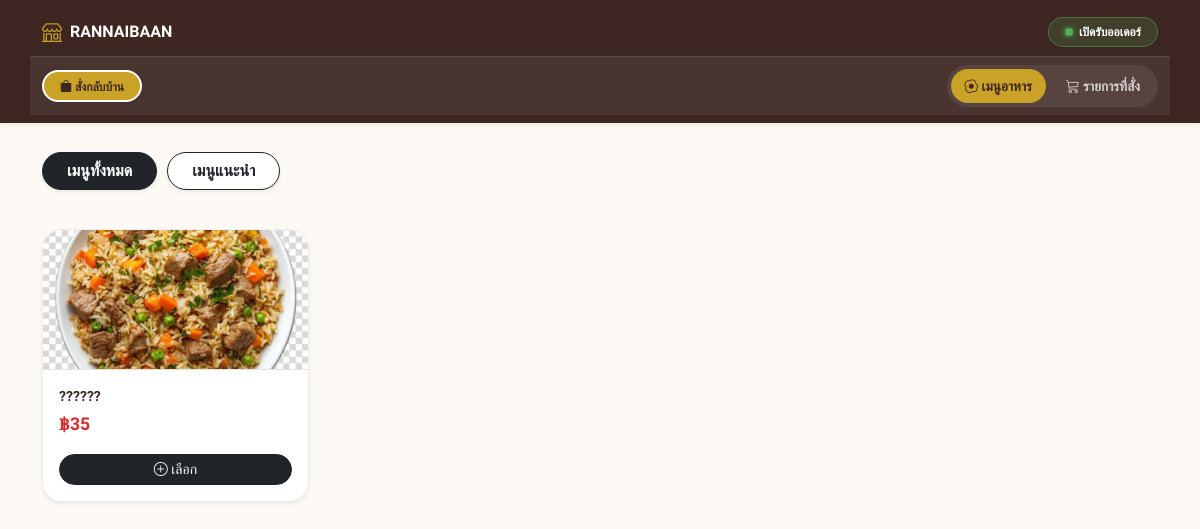
Page /qr_table/menu_dinein.php on the earlier database version.
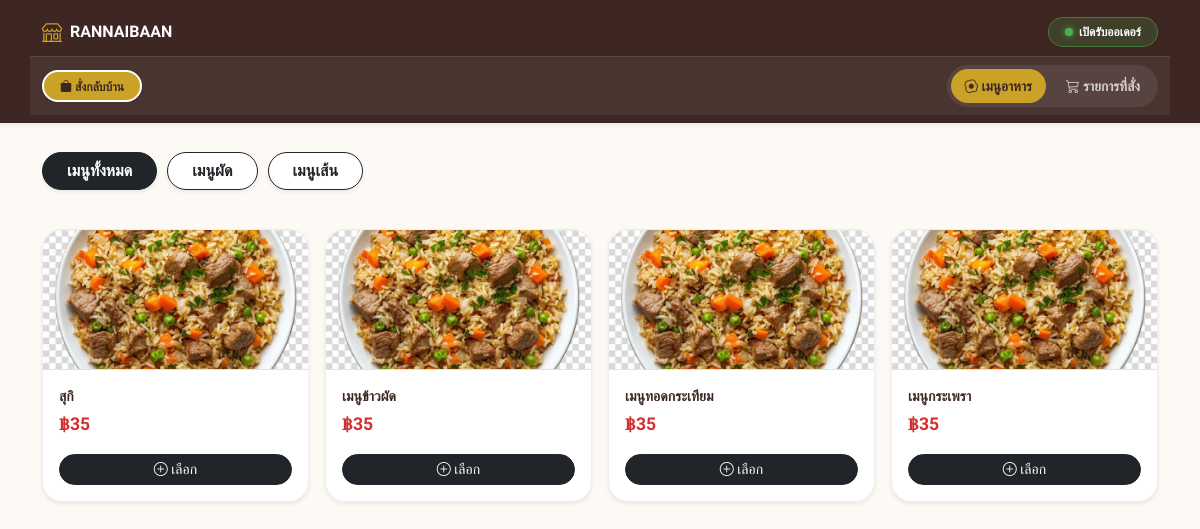
Same page on the later database version.
### tables this page shows
CREATE TABLE `owner` (
  `owner_id` int(11) NOT NULL AUTO_INCREMENT,
  `username` varchar(50) NOT NULL,
  `password` varchar(255) NOT NULL,
  `email` varchar(100) DEFAULT NULL,
  `name` varchar(100) DEFAULT NULL,
  `phone` varchar(20) DEFAULT NULL,
  `logo_url` varchar(255) DEFAULT 'default_logo.png',
  `promptpay_qr` varchar(255) DEFAULT NULL,
  `bank_info` text DEFAULT NULL,
  `restaurant_name` varchar(255) DEFAULT NULL,
  `address` text DEFAULT NULL,
  `open_time` time DEFAULT NULL,
  `close_time` time DEFAULT NULL,
  `is_shop_open` tinyint(1) DEFAULT 0,
  `is_dinein_open` tinyint(1) NOT NULL DEFAULT 1,
  `is_takeaway_open` tinyint(1) NOT NULL DEFAULT 1,
  `max_queue` int(11) DEFAULT 20,
  `close_reason` varchar(255) DEFAULT '',
  `created_at` datetime DEFAULT current_timestamp(),
  `last_login` datetime DEFAULT NULL,
  `is_active` tinyint(1) DEFAULT 1,
  PRIMARY KEY (`owner_id`),
  UNIQUE KEY `username` (`username`)
);

CREATE TABLE `category` (
  `category_id` int(11) NOT NULL AUTO_INCREMENT,
  `category_name` varchar(100) NOT NULL,
  `is_active` tinyint(1) DEFAULT 1,
  PRIMARY KEY (`category_id`)
);

CREATE TABLE `item` (
  `item_id` int(11) NOT NULL AUTO_INCREMENT,
  `name` varchar(150) NOT NULL,
  `price` decimal(10,2) NOT NULL DEFAULT 0.00,
  `category_id` int(11) DEFAULT NULL,
  `subcategory_id` int(11) DEFAULT NULL,
  `description` text DEFAULT NULL,
  `image_url` varchar(255) DEFAULT NULL,
  `is_active` tinyint(1) DEFAULT 1,
  `created_at` datetime DEFAULT current_timestamp(),
  `stock_qty` int(11) NOT NULL DEFAULT 50,
  `use_stock` tinyint(1) NOT NULL DEFAULT 1,
  `is_featured` tinyint(1) NOT NULL DEFAULT 0,
  PRIMARY KEY (`item_id`),
  KEY `category_id` (`category_id`),
  KEY `subcategory_id` (`subcategory_id`),
  CONSTRAINT `item_ibfk_1` FOREIGN KEY (`category_id`) REFERENCES `category` (`category_id`) ON DELETE SET NULL,
  CONSTRAINT `item_ibfk_2` FOREIGN KEY (`subcategory_id`) REFERENCES `subcategory` (`subcategory_id`) ON DELETE SET NULL
);

### includes/db.php (called while the page is built, shortened)
<?php
$db_config_path = __DIR__ . '/db_config.php';
$db_config = file_exists($db_config_path) ? require $db_config_path : [];
$host = $db_config['host'] ?? 'localhost';
$user = $db_config['user'] ?? 'root';
$pass = $db_config['pass'] ?? '';
$db   = $db_config['db'] ?? 'restaurant_db1';
$is_localhost = in_array($_SERVER['REMOTE_ADDR'] ?? '', ['127.0.0.1', '::1']);
$conn = new mysqli($host, $user, $pass, $db);
$conn->set_charset("utf8mb4");
if ($is_localhost) {
    foreach ($migrations as $sql) {
        try {
            $conn->query($sql);
        } catch (Throwable $e) {
        }
    }
}
$query = "SELECT * FROM owner WHERE owner_id = 1 LIMIT 1";
$result = $conn->query($query);
if ($result && $result->num_rows > 0) {
    $store = $result->fetch_assoc();
} else {
    $store = [
        'restaurant_name' => 'My Restaurant',
        'is_shop_open' => 1
    ];
}
?>

### qr_table/menu_dinein.php (the view, shortened to what this page needs)
<?php
require_once '../includes/db.php';
$store ??= [];
    ?>
    <?php
$table_display = $_SESSION['table_number'] ?? '';
function dinein_url($extra = '') {
    $parts = [];
    if ($extra !== '') { $parts[] = $extra; }
    return empty($parts) ? '' : ('?' . implode('&', $parts));
}
$current_cat_id = isset($_GET['cat_id']) ? intval($_GET['cat_id']) : 0;
$active_tab = (isset($_GET['tab']) && $_GET['tab'] === 'cart') ? 'cart' : 'menu';
$nav_active_tab = $active_tab;
include '../includes/header_dinein.php';
include '../includes/nav_dinein.php';
?>
<link rel="stylesheet" href="<?= BASE_URL ?>assets/css/menu-dinein.css?v=<?= time() ?>">
<div class="container py-4">
    <?php if($store['is_shop_open'] == 0): ?>
        <div class="alert alert-danger text-center rounded-4 shadow-sm border-0 py-5">
            <h4 class="fw-bold mb-2"><i class="bi bi-door-closed-fill text-danger"></i> ขณะนี้ร้านปิดให้บริการ</h4>
            <p class="mb-0 text-muted">ขออภัยในความไม่สะดวกครับ</p>
            <?php if (!empty($store['close_reason'])): ?>
                <p class="mt-3 mb-0 fw-bold" style="color: var(--cafe-brown, #795548);">
                    <i class="bi bi-info-circle-fill me-1"></i><?= htmlspecialchars($store['close_reason']) ?>
                </p>
            <?php endif; ?>
        </div>
    <?php else: ?>
    <div id="tab-menu" class="dinein-tab-pane" style="<?= $active_tab === 'cart' ? 'display:none;' : '' ?>">
    <div class="scroll-horizontal mb-4">
        <a href="menu_dinein.php<?= dinein_url() ?>" class="btn <?= ($current_cat_id == 0) ? 'btn-dark' : 'btn-outline-dark bg-white' ?> rounded-pill px-4 flex-shrink-0 fw-bold shadow-sm">
            เมนูทั้งหมด
        </a>
        <?php
        $categories = $conn->query("SELECT * FROM category WHERE is_active = 1");
        if ($categories && $categories->num_rows > 0):
            while ($cat = $categories->fetch_assoc()):
                $is_active_cat = ($current_cat_id == $cat['category_id']) ? 'btn-dark' : 'btn-outline-dark bg-white';
        ?>
                <a href="menu_dinein.php<?= dinein_url('cat_id=' . $cat['category_id']) ?>" class="btn <?= $is_active_cat ?> rounded-pill px-4 flex-shrink-0 fw-bold shadow-sm">
                    <?= htmlspecialchars($cat['category_name']) ?>
                </a>
        <?php
            endwhile;
        endif;
        ?>
    </div>
    <div class="row g-3">
        <?php
        $items_stmt = $conn->prepare("SELECT i.*, COALESCE(sp.stock_qty, i.stock_qty) AS effective_stock_qty FROM item i LEFT JOIN category c ON i.category_id = c.category_id LEFT JOIN stock_pool sp ON sp.pool_id = i.stock_pool_id WHERE i.is_active = 1 AND (c.is_active = 1 OR i.category_id IS NULL) AND (? = 0 OR i.category_id = ?) ORDER BY i.item_id DESC");
        $items_stmt->bind_param("ii", $current_cat_id, $current_cat_id);
        $items_stmt->execute();
        $items = $items_stmt->get_result();
        if($items && $items->num_rows > 0):
            while($m = $items->fetch_assoc()):
                $m_id = $m['item_id'];
                $price = $m['price'];
                $is_out_of_stock = (!empty($m['use_stock']) && intval($m['effective_stock_qty']) <= 0);
                $img_path = !empty($m['image_url']) ? "../assets/images/items/" . $m['image_url'] : "../assets/images/items/default_food.jpg";
        ?>
            <div class="col-6 col-md-4 col-lg-3">
                <div class="menu-card h-100 shadow-sm <?= $is_out_of_stock ? 'opacity-75' : '' ?>" <?= !$is_out_of_stock ? 'data-bs-toggle="modal" data-bs-target="#itemModal'.$m_id.'"' : '' ?>>
                    <img src="<?= htmlspecialchars($img_path) ?>" class="w-100" style="height: 140px; object-fit: cover;" onerror="this.src='../assets/images/items/default_food.jpg'">
                    <div class="p-3">
                        <div class="fw-bold small text-truncate mb-1"><?= htmlspecialchars($m['name']) ?></div>
                        <div class="d-flex align-items-center gap-1 flex-wrap mb-2">
                            <span class="price-normal">฿<?= number_format($price, 0) ?></span>
                        </div>
                        <?php if($is_out_of_stock): ?>
                            <button class="btn btn-secondary btn-sm w-100 rounded-pill mt-2" disabled><i class="bi bi-x-circle"></i> สินค้าหมด</button>
                        <?php else: ?>
                            <button class="btn btn-dark btn-sm w-100 rounded-pill mt-2"><i class="bi bi-plus-circle"></i> เลือก</button>
                        <?php endif; ?>
                    </div>
                </div>
            </div>
            <?php endwhile; ?>
        <?php endif; ?>
    </div>
    </div>
    <?php endif;  ?>
</div>
<?php include '../includes/footer_dinein.php'; ?>

### includes/header_dinein.php (shortened to what this page needs)
<!DOCTYPE html>
<html lang="th">
<head>
    <link href="https://cdn.jsdelivr.net/npm/bootstrap@5.3.8/dist/css/bootstrap.min.css" rel="stylesheet">
    <link rel="stylesheet" href="https://cdn.jsdelivr.net/npm/bootstrap-icons@1.11.0/font/bootstrap-icons.css">
    <link rel="stylesheet" href="<?= BASE_URL ?>assets/css/nav.css">
    <link rel="stylesheet" href="<?= BASE_URL ?>assets/css/customer.css">
</head>
<body>

### includes/nav_dinein.php (shortened to what this page needs)
<?php
$nav_has_table = isset($_SESSION['table_id']);
$nav_table_no = $_SESSION['table_number'] ?? '';
$nav_order_type = $_SESSION['order_type'] ?? null;
$current_page = basename($_SERVER['PHP_SELF']);
$nav_cart_qty = $nav_cart_qty ?? 0;
$nav_active_tab = $nav_active_tab ?? 'menu';
$nav_is_shop_open = isset($store['is_shop_open']) ? intval($store['is_shop_open']) : 1;
$nav_menu_url = '../qr_table/menu_dinein.php' . ($nav_has_table ? '?table=' . urlencode($nav_table_no) : '');
?>
<nav class="navbar sticky-top shadow-sm auto-hide-header" style="background-color: var(--cafe-dark);">
    <div class="container d-flex justify-content-between align-items-center py-1">
        <div class="d-flex align-items-center">
            <a class="navbar-brand fw-bold d-flex align-items-center text-white m-0" href="<?= $nav_menu_url ?>">
                <?php if (!empty($store['logo_url']) && $store['logo_url'] !== 'default_logo.png'): ?>
                    <img src="<?= BASE_URL ?>assets/images/logos/<?= htmlspecialchars($store['logo_url']) ?>" alt="logo" style="width:24px;height:24px;object-fit:cover;border-radius:50%;" class="me-2">
                <?php else: ?>
                    <i class="bi bi-shop me-2" style="color: var(--cafe-gold);"></i>
                <?php endif; ?>
                <span class="fs-6 text-truncate" style="max-width: 150px;">
                    <?= htmlspecialchars($store['restaurant_name'] ?? 'ร้านของเรา') ?>
                </span>
            </a>
        </div>
        <div class="d-flex align-items-center gap-2">
            <span class="badge rounded-pill px-3 py-2 fw-bold shadow-sm dinein-status-badge <?= $nav_is_shop_open ? 'is-open' : 'is-closed' ?>">
                <span class="status-dot"></span> <?= $nav_is_shop_open ? 'เปิดรับออเดอร์' : 'ปิดรับออเดอร์' ?>
            </span>
        </div>
    </div>
    <?php if ($current_page === 'menu_dinein.php'): ?>
    <div class="container d-flex justify-content-between align-items-center dinein-subrow py-2">
        <span class="badge rounded-pill px-3 py-2 fw-bold shadow-sm" style="background-color: var(--cafe-gold); color: var(--cafe-dark); border: 2px solid #fff;">
            <?php if ($nav_order_type === 'takeaway'): ?>
                <i class="bi bi-bag-fill"></i> สั่งกลับบ้าน
            <?php else: ?>
                <i class="bi bi-shop"></i> โต๊ะ <?= htmlspecialchars($nav_table_no) ?>
            <?php endif; ?>
        </span>
        <div class="dinein-tabs" role="tablist">
            <button type="button" class="dinein-tab <?= $nav_active_tab === 'menu' ? 'active' : '' ?>" onclick="dineinSwitchTab('menu')">
                <i class="bi bi-egg-fried"></i> เมนูอาหาร
            </button>
            <button type="button" class="dinein-tab <?= $nav_active_tab === 'cart' ? 'active' : '' ?>" onclick="dineinSwitchTab('cart')">
                <i class="bi bi-cart3"></i> รายการที่สั่ง<span id="cartTabBadgeText"><?= $nav_cart_qty > 0 ? ' (' . $nav_cart_qty . ')' : '' ?></span>
            </button>
        </div>
    </div>
    <?php endif; ?>
</nav>

### includes/footer_dinein.php (shortened to what this page needs)
<div class="toast-container position-fixed top-0 start-50 translate-middle-x p-3" style="z-index: 9999; margin-top: 20px;">
    </div>
</body>
</html>

### assets/css/nav.css (style rules this page uses)
:root { --main-orange: #D88C70; --dark-brown: #3C2F27; --light-brown: #E6D5C3; --light-bg: #FAF6F0; --soft-brown: #E8E1D9; }
body { font-family: 'Sarabun', sans-serif; background-color: var(--light-bg); color: var(--dark-brown); }
.menu-card { background: white; border-radius: 15px; overflow: hidden; box-shadow: 0 4px 10px rgba(60, 47, 39, 0.05); cursor: pointer; transition: transform 0.2s; border: 1px solid var(--soft-brown); }
.menu-card img { width: 100%; height: 140px; object-fit: cover; border-bottom: 1px solid var(--soft-brown); }
.dinein-status-badge { display: inline-flex; align-items: center; gap: 6px; background-color: rgba(255,255,255,0.12); color: #fff; border: 1px solid rgba(255,255,255,0.25); }
.dinein-status-badge .status-dot { width: 8px; height: 8px; border-radius: 50%; display: inline-block; background-color: #6c757d; }
.dinein-status-badge.is-open { background-color: rgba(76, 175, 80, 0.18); border-color: rgba(76, 175, 80, 0.5); }
.dinein-status-badge.is-open .status-dot { background-color: #4caf50; box-shadow: 0 0 6px #4caf50; }
.dinein-subrow { background-color: rgba(255,255,255,0.06); border-top: 1px solid rgba(255,255,255,0.1); }
.dinein-tabs { display: flex; gap: 6px; background: rgba(255,255,255,0.08); border-radius: 50px; padding: 4px; }
.dinein-tab { border: none; background: transparent; color: rgba(255,255,255,0.75); font-weight: bold; font-size: 0.85rem; padding: 7px 14px; border-radius: 50px; transition: 0.2s; white-space: nowrap; }
.dinein-tab.active { background-color: var(--cafe-gold, #c9a227); color: var(--cafe-dark, #3e2723); }

### assets/css/customer.css (style rules this page uses)
:root { --main-brown: #795548; --dark-brown: #3e2723; --light-brown: #d7ccc8; --bg-soft: #fdfaf5; --cafe-brown: var(--main-brown); --cafe-dark: var(--dark-brown); --cafe-gold: #c9a227; }
body { font-family: 'Sarabun', sans-serif; background-color: var(--bg-soft); color: var(--dark-brown); margin: 0; padding: 0; }

### assets/css/menu-dinein.css (style rules this page uses)
:root { --cafe-brown: #795548; --cafe-dark: #3e2723; }
body { background-color: #fdfaf5; font-family: 'Sarabun', sans-serif; padding-bottom: 100px; }
.scroll-horizontal { display: flex; overflow-x: auto; flex-wrap: nowrap; -webkit-overflow-scrolling: touch; gap: 10px; padding-bottom: 15px; padding-top: 5px; }
.menu-card { background: white; border-radius: 20px; overflow: hidden; transition: 0.3s; cursor: pointer; border: 1px solid #eee; position: relative; }
.price-normal { color: #d32f2f; font-weight: bold; font-size: 1.1rem; }

Differences in the rows shown:
removed category: category_name "เมนูแนะนำ"
added category: category_name "เมนูผัด"
added category: category_name "เมนูเส้น"
added item: name "สุกิ", price "35", use_stock 1 (drawn)
added item: name "เมนูข้าวผัด", price "35", use_stock 1 (drawn)
added item: name "เมนูทอดกระเทียม", price "35", use_stock 1 (drawn)
changed item: name "??????" → "เมนูกระเพรา"
